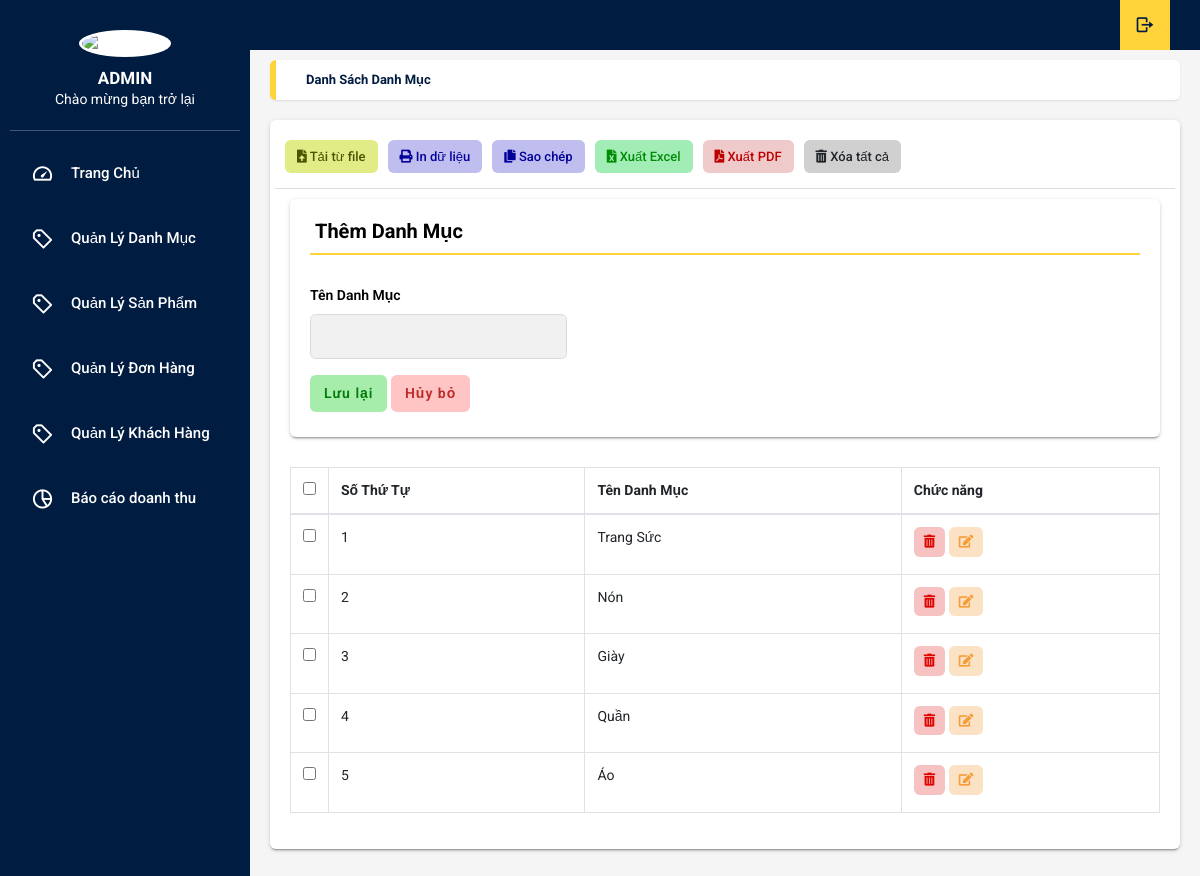
Page /admin/xulydanhmuc.php on the committed database.
### tables this page shows
CREATE TABLE `tbl_category` (
  `category_id` int(11) NOT NULL,
  `category_name` varchar(50) NOT NULL
);

### admin/xulydanhmuc.php (the view, shortened to what this page needs)
<?php
    include('../db/connect.php');
?>
<!DOCTYPE html>
<html lang="en">
<head>
    <link rel="stylesheet" type="text/css" href="css/main.css">
    <link rel="stylesheet" href="https://cdn.jsdelivr.net/npm/boxicons@latest/css/boxicons.min.css">
    <link rel="stylesheet" href="https://unpkg.com/boxicons@latest/css/boxicons.min.css">
    <link rel="stylesheet" type="text/css"
        href="https://maxcdn.bootstrapcdn.com/font-awesome/4.7.0/css/font-awesome.min.css">
    <link rel="stylesheet" href="https://use.fontawesome.com/releases/v5.8.2/css/all.css">
    <link rel="stylesheet" href="https://cdnjs.cloudflare.com/ajax/libs/jquery-confirm/3.3.2/jquery-confirm.min.css">
</head>
<body onload="time()" class="app sidebar-mini rtl">
    <header class="app-header">
        <ul class="app-nav">
            <li><a class="app-nav__item" href="?login=dangxuat"><i class='bx bx-log-out bx-rotate-180'></i> </a>
            </li>
        </ul>
    </header>
    <?php
    include('sidebar.php');
    ?>
    <main class="app-content">
        <div class="app-title">
            <ul class="app-breadcrumb breadcrumb side">
                <li class="breadcrumb-item active"><a href="#"><b>Danh sách danh mục</b></a></li>
            </ul>
        </div>
        <div class="row">
            <div class="col-md-12">
                <div class="tile">
                    <div class="tile-body">
                        <div class="row element-button">
                            <div class="col-sm-2">
                              <a class="btn btn-delete btn-sm nhap-tu-file" type="button" title="Nhập" onclick="myFunction(this)"><i
                                  class="fas fa-file-upload"></i> Tải từ file</a>
                            </div>
                            <div class="col-sm-2">
                              <a class="btn btn-delete btn-sm print-file" type="button" title="In" onclick="myApp.printTable()"><i
                                  class="fas fa-print"></i> In dữ liệu</a>
                            </div>
                            <div class="col-sm-2">
                              <a class="btn btn-delete btn-sm print-file js-textareacopybtn" type="button" title="Sao chép"><i
                                  class="fas fa-copy"></i> Sao chép</a>
                            </div>
                            <div class="col-sm-2">
                              <a class="btn btn-excel btn-sm" href="" title="In"><i class="fas fa-file-excel"></i> Xuất Excel</a>
                            </div>
                            <div class="col-sm-2">
                              <a class="btn btn-delete btn-sm pdf-file" type="button" title="In" onclick="myFunction(this)"><i
                                  class="fas fa-file-pdf"></i> Xuất PDF</a>
                            </div>
                            <div class="col-sm-2">
                              <a class="btn btn-delete btn-sm" type="button" title="Xóa" onclick="myFunction(this)"><i
                                  class="fas fa-trash-alt"></i> Xóa tất cả </a>
                            </div>
                          </div>
                          <?php
                            if(isset($_GET['quanly']))
                            {
                                $capnhat=$_GET['quanly'];
                            }else{
                                $capnhat='';
                            }
                            if($capnhat=='capnhat')
                            {
                                $id_capnhat=$_GET['id'];
                                $sql_capnhat=mysqli_query($con,"SELECT * FROM tbl_category WHERE category_id='$id_capnhat'");
                                $row_capnhat=mysqli_fetch_array($sql_capnhat);
                                ?>
                                 <div class="row">
                                   <div class="col-md-12">
                                    <div class="tile">
                                      <h3 class="tile-title">Cập Nhật Danh Mục</h3>
                                         <div class="tile-body">
                                            <form class="row" action="" method="POST">
                                                <div class="form-group  col-md-4">
                                                  <label class="control-label">Tên Danh Mục</label>
                                                  <input class="form-control" type="text" name="danhmuc" value="<?php echo $row_capnhat['category_name'] ?>">
                                                  <input class="form-control" type="hidden" name="id_danhmuc" value="<?php echo $row_capnhat['category_id'] ?>">
                                               </div>
                                               </div>
                                             <input class="btn btn-save" type="submit" name="capnhatdanhmuc" value="Cập Nhật">
                                           <a class="btn btn-cancel" href="/doc/table-data-oder.html">Hủy bỏ</a>
                                         </div>
                                        </form>
                                <?php
                            }else{
                          ?>
                                 <div class="row">
                                   <div class="col-md-12">
                                    <div class="tile">
                                      <h3 class="tile-title">Thêm Danh Mục</h3>
                                         <div class="tile-body">
                                            <form class="row" action="" method="POST">
                                                <div class="form-group  col-md-4">
                                                  <label class="control-label">Tên Danh Mục</label>
                                                  <input class="form-control" type="text" name="danhmuc">
                                               </div>
                                               </div>
                                             <input class="btn btn-save" type="submit" name="themdanhmuc" value="Lưu lại">
                                           <a class="btn btn-cancel" href="/doc/table-data-oder.html">Hủy bỏ</a>
                                         </div>
                          <?php
                            }
                          ?>
                        <?php
                            $sql_select=mysqli_query($con,"SELECT *FROM tbl_category ORDER BY category_id DESC");
                        ?>
                        <table class="table table-hover table-bordered" id="sampleTable">
                            <thead>
                                <tr>
                                    <th width="10"><input type="checkbox" id="all"></th>
                                    <th>Số Thứ Tự</th>
                                    <th>Tên Danh Mục</th>
                                    <th>Chức năng</th>
                                </tr>
                            </thead>
                            <tbody>
                                <?php
                                        $i=0;
                                        while($row_category=mysqli_fetch_array($sql_select)){
                                            $i++;
                                ?>
                                <tr>
                                    <td width="10"><input type="checkbox" name="danhmuc" value="1"></td>
                                    <td><?php echo $i ?></td>
                                    <td><?php echo $row_category['category_name']?></td>
                                    <td>
                                        <a class="btn btn-primary btn-sm trash" type="button"  title="Xóa" href="?xoa=<?php echo $row_category['category_id'] ?> ">
                                        <i class="fas fa-trash-alt"></i></a>
                                        <a class="btn btn-primary btn-sm edit" type="button"  title="Sửa"  href="?quanly=capnhat&id=<?php echo $row_category['category_id'] ?> ">
                                        <i class="fas fa-edit"></i>
                                        </a>
                                    </td>
                                </tr>
                                <?php
                                        }
                                ?>
                            </tbody>
                        </table>
                    </div>
                </div>
            </div>
        </div>
    </main>
</body>
</html>

### rows in the picture
tbl_category: category_name "Trang Sức"
tbl_category: category_name "Nón"
tbl_category: category_name "Giày"
tbl_category: category_name "Quần"
tbl_category: category_name "Áo"
